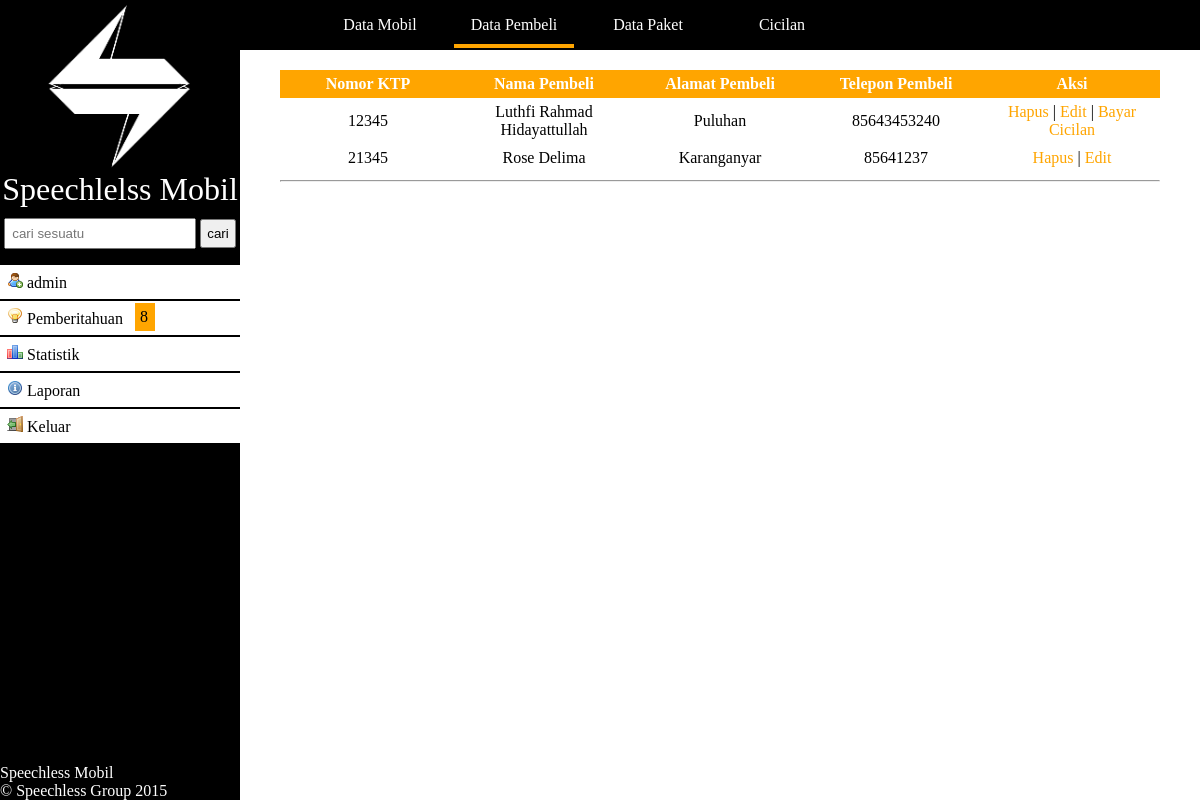
Page /index.php?l=pembeli (signed in) on the committed database.
### tables this page shows
CREATE TABLE IF NOT EXISTS `pembeli` (
  `ktp` varchar(30) NOT NULL,
  `nama_pembeli` varchar(50) NOT NULL,
  `alamat_pembeli` text NOT NULL,
  `telelpon_pembeli` varchar(12) NOT NULL,
  PRIMARY KEY (`ktp`)
);

### pembeli.php (the view, shortened to what this page needs)
<br />
<br />
<br />
<div style="width:100%; overflow-y:scroll; height:85%;">
<blockquote>
<table cellspacing="0" cellpadding="0" border="0" align="center" style="width:100%;">
			<tr>
				<th>Nomor KTP</th>
				<th>Nama Pembeli</th>
				<th>Alamat Pembeli</th>
				<th>Telepon Pembeli</th>
				<th>Aksi</th>
<?php
	$query = mysql_query("select * from pembeli");
	$q = mysql_num_rows($query);
	if($q > 0 ){
		while($r=mysql_fetch_row($query)){
		echo '<tr>';
		for($i=0;$i<=3;$i++){
			echo '<td align="center"><font>'.$r[$i].'</font></td>';
		}
		$ccl = mysql_num_rows(mysql_query("select * from kredit where ktp ='$r[0]'"));
		$qwe = mysql_fetch_row(mysql_query("select * from kredit where ktp ='$r[0]'"));
		echo '
		<td align="center"><a href="hapus-pembeli.php?id='.$r[0].'">Hapus</a> |
		<a href="index.php?l=edit-pembeli&id='.$r[0].'"> Edit</a>';
		if ($ccl > 0){
			echo ' |</font><a href="index.php?l=bayar-cicilan&id='.$qwe[0].'">  Bayar Cicilan</a>';
		}
		echo '</td>
		</tr>';
		}
	}else{
		echo '<tr><td colspan="5" align="center"><font>Tidak ada data yang ditemukan</font></td></tr>';
	}
?>
</table>
<hr />
</blockquote>
</div>

### style.css (style rules this page uses)
font, a, h1, h2, p { font-family:calibri; }

### pembeli.php (style rules this page uses)
th { width:20%; text-align:center; padding:5px; background-color:orange; color:white; font-family:calibri; }
td a { text-decoration:none; color:orange; }
td { padding:5px; }

### rows in the picture
pembeli: ktp "12345", nama_pembeli "Luthfi Rahmad Hidayattullah", alamat_pembeli "Puluhan", telelpon_pembeli "85643453240"
pembeli: ktp "21345", nama_pembeli "Rose Delima", alamat_pembeli "Karanganyar", telelpon_pembeli "85641237"

### other values in the picture
$_SESSION['u'] "admin"
$q "8"
